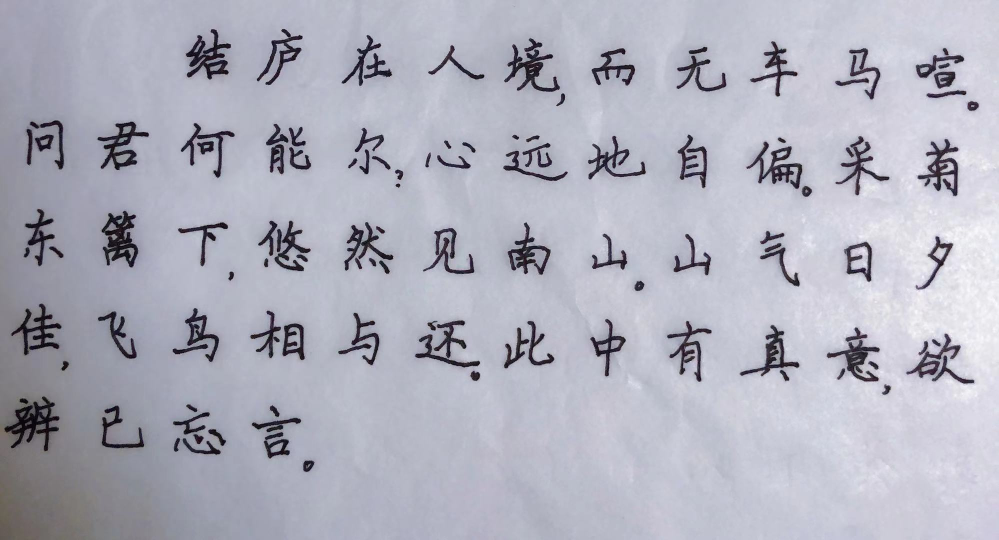
#> input picture handwritten_simplified_chinese_test1.jpg, 1998 x 1080 px (shown at 1/2 size)
$ jupyter execute --allow-errors paddleOCR-demo.ipynb   (older library calls are emulated)
#> lines starting #> are read from the running program, lines starting #| are printed output that depends on the picture
# PaddleOCR with OpenVINO

This demo shows how to run PaddleOCR (Lite) model on OpenVINO natively. Instead of exporting the PaddlePaddle model to ONNX and then create the Intermediate Representation (IR) format through OpenVINO optimizer, we can now read direct from the Paddle Model without any conversions.

Authors:
Zhuo Wu, PhD (OpenVINO Edge AI Software Evangelist - Intel)

## Run Paddle Detection with OpenVINO

[cell 1]
import os, os.path
import sys
import json
import urllib.request
import cv2
import numpy as np
import paddle
import math
import time

from openvino.inference_engine import IENetwork, IECore, ExecutableNetwork
from IPython import display
from PIL import Image, ImageDraw
import copy
import collections

import logging
import imghdr
from shapely.geometry import Polygon
import pyclipper

### Load the image

[cell 2]
image_file = "handwritten_simplified_chinese_test1.jpg"
#image_file = "/home/wu/PaddleOCR/doc/imgs/11.jpg"

[cell 3]
def image_preprocess(input_image, size):
    img = cv2.resize(input_image, (size,size))
    img = np.transpose(img, [2,0,1]) / 255
    img = np.expand_dims(img, 0)
    ##NormalizeImage: {mean: [0.485, 0.456, 0.406], std: [0.229, 0.224, 0.225], is_scale: True}
    img_mean = np.array([0.485, 0.456,0.406]).reshape((3,1,1))
    img_std = np.array([0.229, 0.224, 0.225]).reshape((3,1,1))
    img -= img_mean
    img /= img_std
    return img.astype(np.float32)

ii = cv2.imread(image_file)
#> ii is the input picture: shape (1080, 1998, 3); mean B, G, R 189.1, 176.3, 175.6
test_image = image_preprocess(ii,640)
#> in image_preprocess, `img = cv2.resize(input_image, (size,size))`:
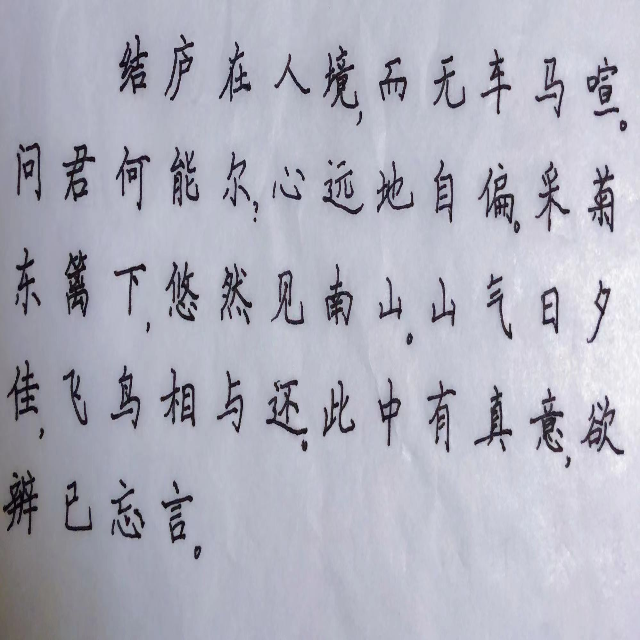
#> img: shape (640, 640, 3); mean B, G, R 189.1, 176.2, 175.6

### Load the Network

[cell 4]
start_time = time.time()

[cell 5]
model_dir = "/home/wu/PaddleOCR/inference/ch_ppocr_mobile_v2.0_det_infer"
model_file_path = model_dir + "/inference.pdmodel"
params_file_path = model_dir + "/inference.pdiparams"

#> (a cell that did not finish here is left out)

[cell 7]
device = 'CPU'
# pdmodel might be dynamic shape, this will reshape based on the input
#> (the rest of this cell did not finish here and is left out)

#> (a cell that did not finish here is left out)

#> (a cell that did not finish here is left out)

### Visualize the result for PaddleDetection

[cell 10]
ori_im = ii.copy()
data = {'image': ii}

[cell 11]
def DetResizeForTest(data):

    img = data['image']
    src_h, src_w, _ = img.shape
#> src_h = 1080; src_w = 1998

    ####resize image to a size multiple of 32 which is required by the network args:
    ###img(array): array with shape [h, w, c]

    limit_side_len = 960
    h, w, c = img.shape
#> h = 1080; w = 1998; c = 3

    # limit the max side
    if max(h, w) > limit_side_len:
        if h > w:
            ratio = float(limit_side_len) / h
        else:
            ratio = float(limit_side_len) / w
#> ratio = 0.48
    else:
        ratio = 1.

    resize_h = int(h * ratio)
#> resize_h = 518
    resize_w = int(w * ratio)
#> resize_w = 960

    resize_h = max(int(round(resize_h / 32) * 32), 32)
#> resize_h = 512
    resize_w = max(int(round(resize_w / 32) * 32), 32)

    try:
        if int(resize_w) <= 0 or int(resize_h) <= 0:
            return None, (None, None)
        img = cv2.resize(img, (int(resize_w), int(resize_h)))
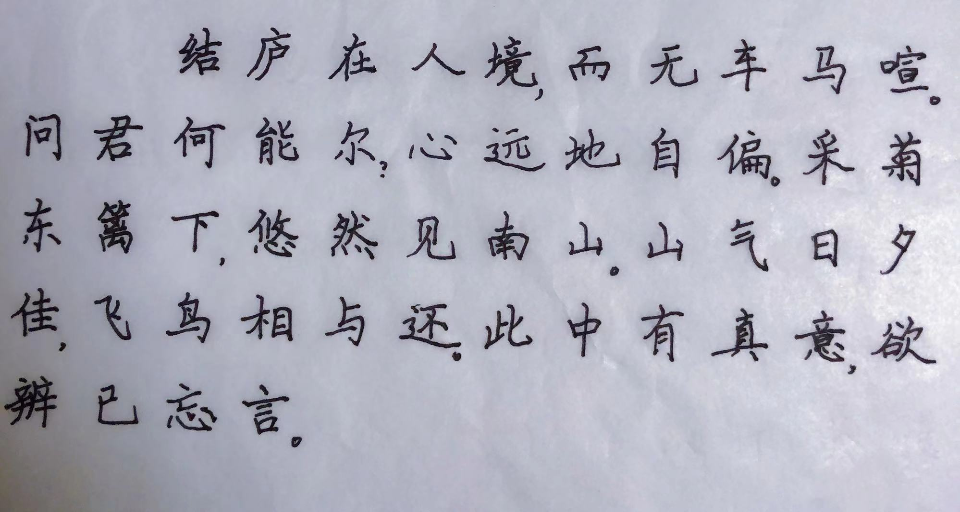
#> img: shape (512, 960, 3); mean B, G, R 189.1, 176.2, 175.6
    except:
        print(img.shape, resize_w, resize_h)
        sys.exit(0)
    ratio_h = resize_h / float(h)
#> ratio_h = 0.474
    ratio_w = resize_w / float(w)
#> ratio_w = 0.48

    data['image'] = img
    data['shape'] = np.array([src_h, src_w, ratio_h, ratio_w])
    return data

[cell 12]
def NormalizeImage(data):
    """ normalize image such as substract mean, divide std
    """

    scale =  1.0 / 255.0
    mean = [0.485, 0.456, 0.406]
    std = [0.229, 0.224, 0.225]

    shape = (1, 1, 3)
    mean = np.array(mean).reshape(shape).astype('float32')
    std = np.array(std).reshape(shape).astype('float32')

    img = data['image']
    from PIL import Image
    if isinstance(img, Image.Image):
        img = np.array(img)

    assert isinstance(img,np.ndarray), "invalid input 'img' in NormalizeImage"
    data['image'] = (img.astype('float32') * scale - mean) / std
    return data

[cell 13]
data_resize = DetResizeForTest(data)
#> data_resize = 2 items
data_norm = NormalizeImage(data_resize)
#> data_norm = 2 items
data_list = []
keep_keys =  ['image', 'shape']
for key in keep_keys:
    data_list.append(data[key])
#> after the loop, data_list = 2 items
img, shape_list = data_list
#> shape_list = [1080, 1998, 0.474, 0.48]

[cell 14]
# [8 lines left out: function unclip, not called in this run]

[cell 15]
# [22 lines left out: function get_mini_boxes, not called in this run]

#> (a cell that did not finish here is left out)

[cell 17]
# [48 lines left out: function boxes_from_bitmap, not called in this run]

[cell 18]
# [44 lines left out: functions filter_tag_det_res, order_points_clockwise, clip_det_res, not called in this run]

[cell 19]
shape_list = np.expand_dims(shape_list, axis=0)
#> shape_list = [[1080, 1998, 0.474, 0.48]]
#> (the rest of this cell did not finish here and is left out)
